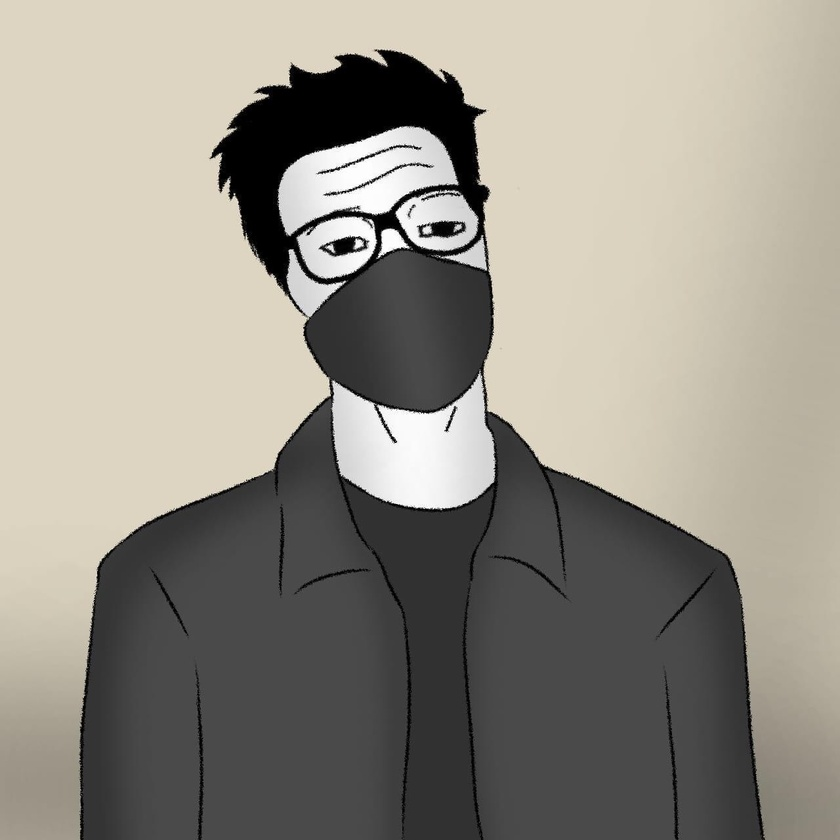
#> input picture images/mck.jpg, 840 x 840 px, shrunk from 1280 x 1280 before the run, found by its file name
$ python SVM.py
#> lines starting #> are read from the running program, lines starting #| are printed output that depends on the picture
import cv2
from skimage.feature import hog

# Đọc hình ảnh
image = cv2.imread('images/random_images/mck.jpg')
#> image is the input picture: shape (840, 840, 3); mean B, G, R 135.3, 145.3, 149.6

# Chuyển đổi hình ảnh sang grayscale
gray_image = cv2.cvtColor(image, cv2.COLOR_BGR2GRAY)

# Rút trích đặc trưng HOG từ hình ảnh grayscale
features, hog_image = hog(gray_image, orientations=9, pixels_per_cell=(8, 8),
                          cells_per_block=(2, 2), visualize=True, transform_sqrt=True)
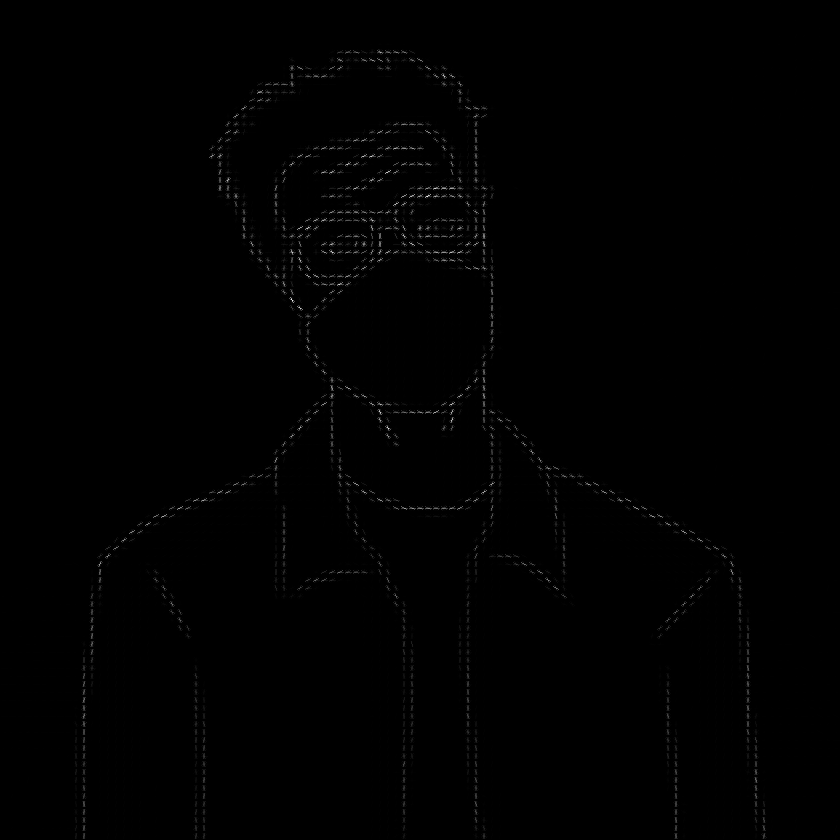
#> hog_image: shape (840, 840) float64; min 0, max 6.83, mean 0.0291; drawn with min black and max white

# In ra kích thước của vectơ đặc trưng
print("Kich thuoc dac trung HOG:", features.shape)
#| Kich thuoc dac trung HOG: (389376,)

$ run again, with images/cay.jpg copied over images/mck.jpg
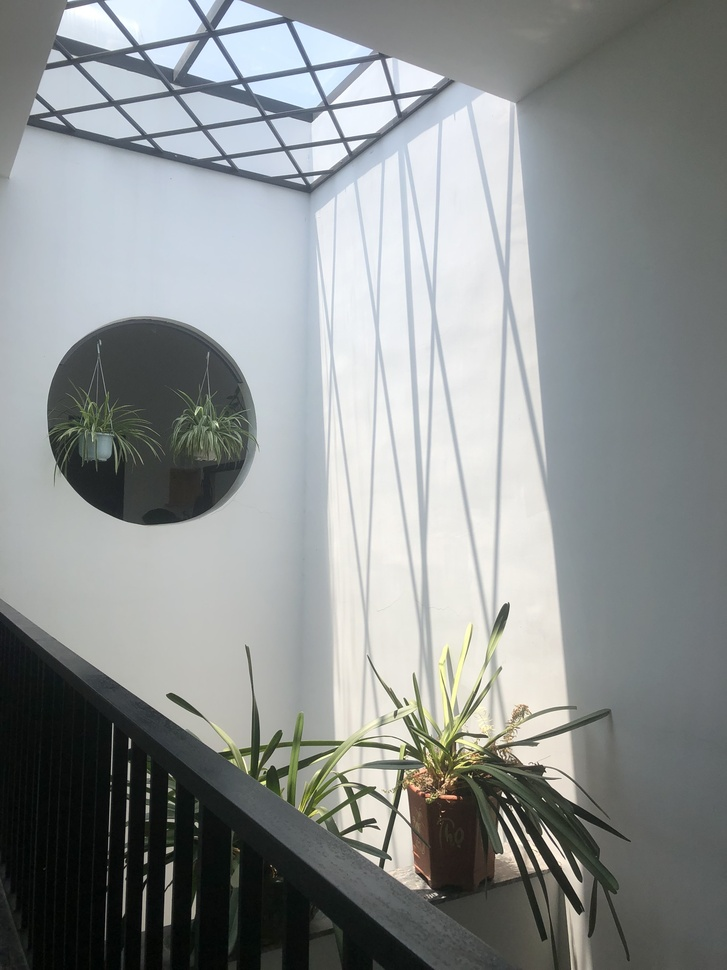
#> input picture images/cay.jpg, 727 x 970 px, shrunk from 1920 x 2560 before the run, found by its file name
#> image is the input picture: shape (970, 727, 3); mean B, G, R 144, 144.3, 140.2
#> `gray_image = cv2.cvtColor(image, cv2.COLOR_BGR2GRAY)`:
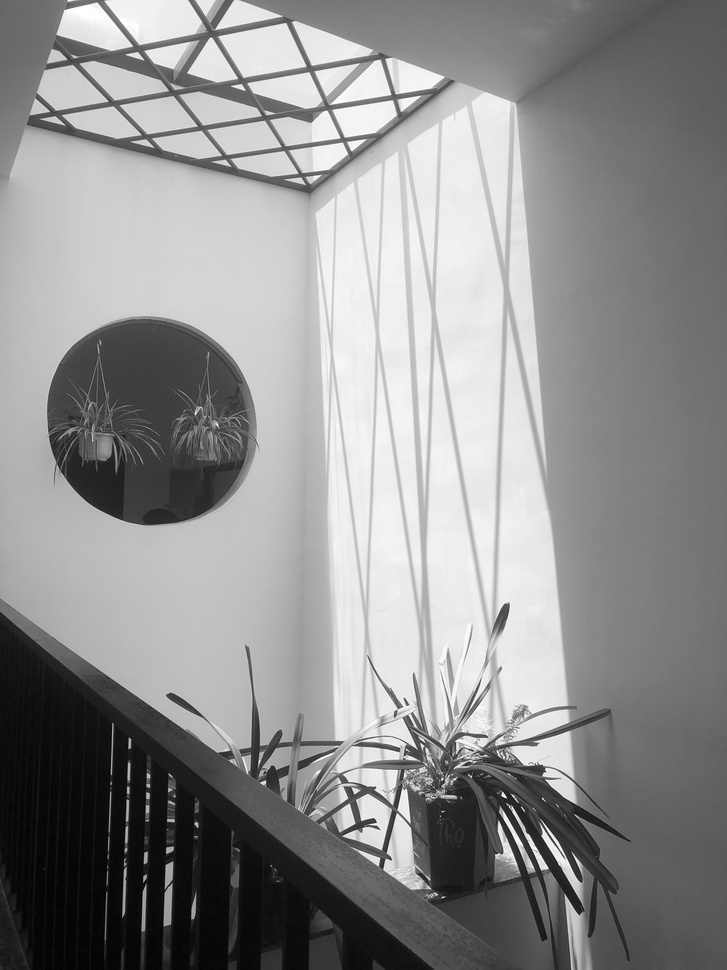
#> gray_image: shape (970, 727); min 0, max 255, mean 143
#> `features, hog_image = hog(gray_image, orientations=9, pixels_per_cell=..`:
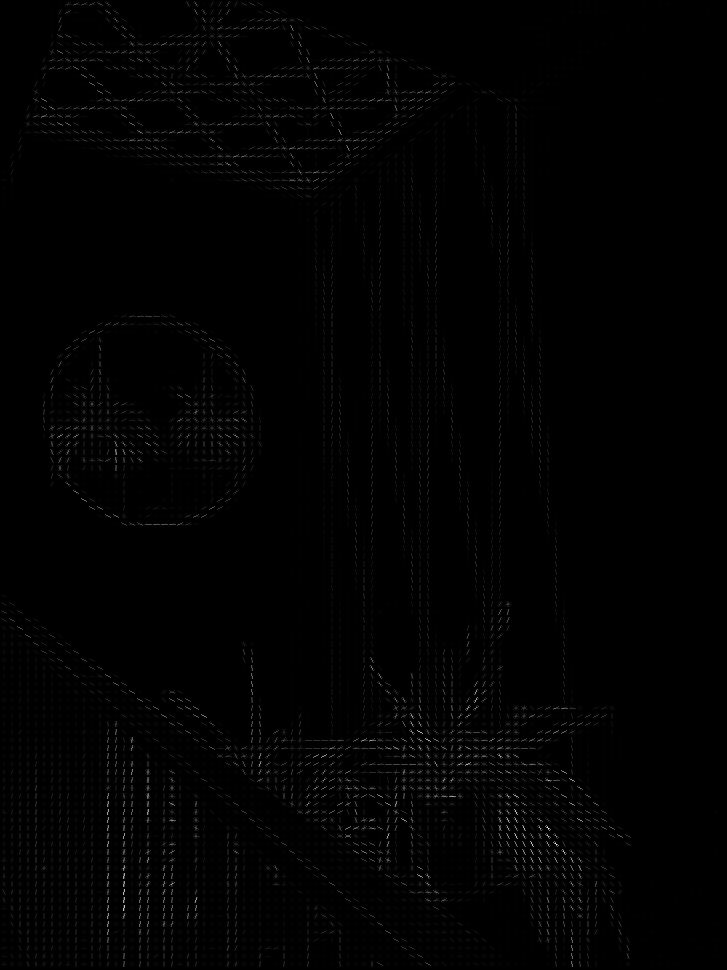
#> hog_image: shape (970, 727) float64; min 0, max 5.36, mean 0.0432; drawn with min black and max white
#| Kich thuoc dac trung HOG: (384480,)
